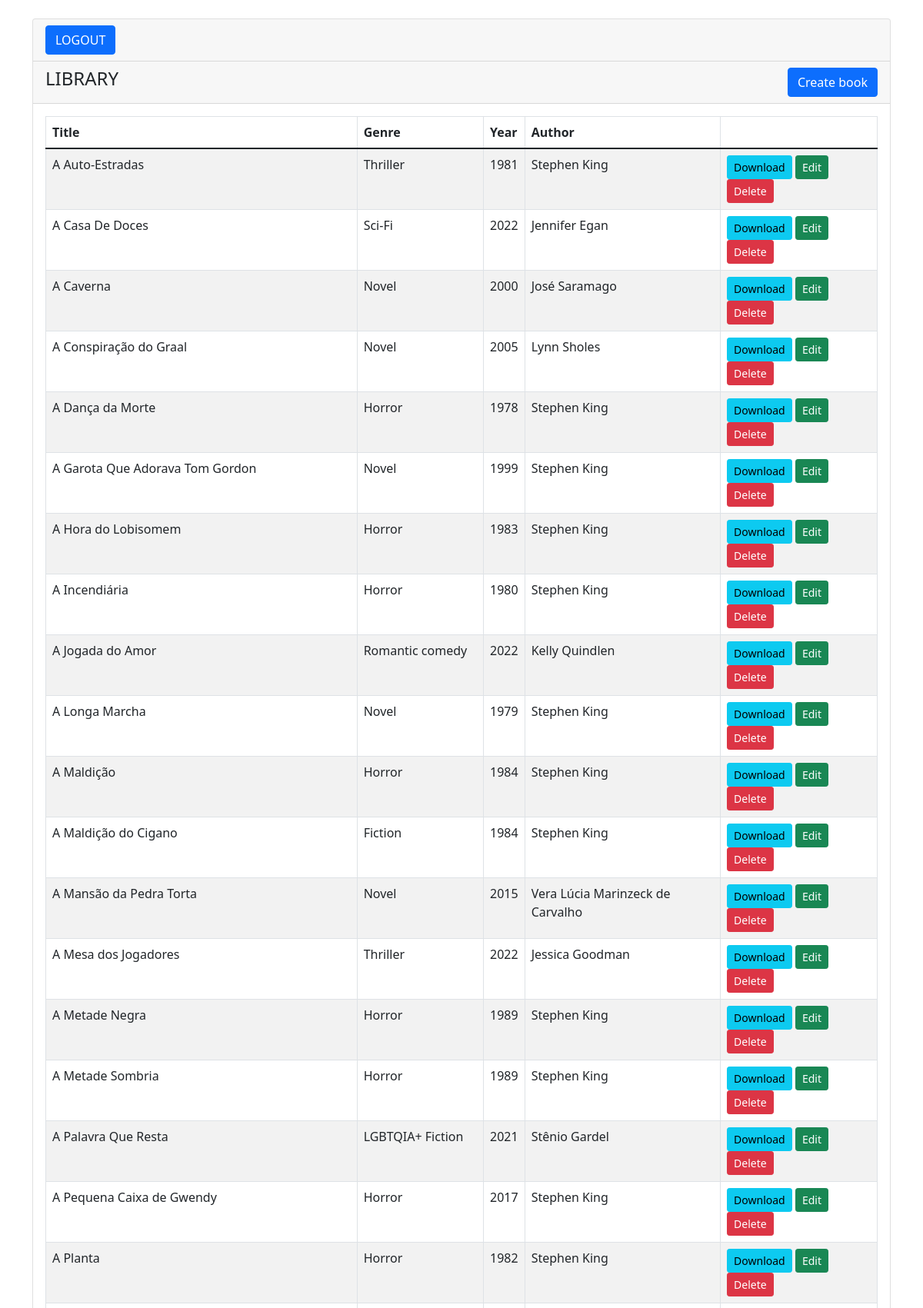
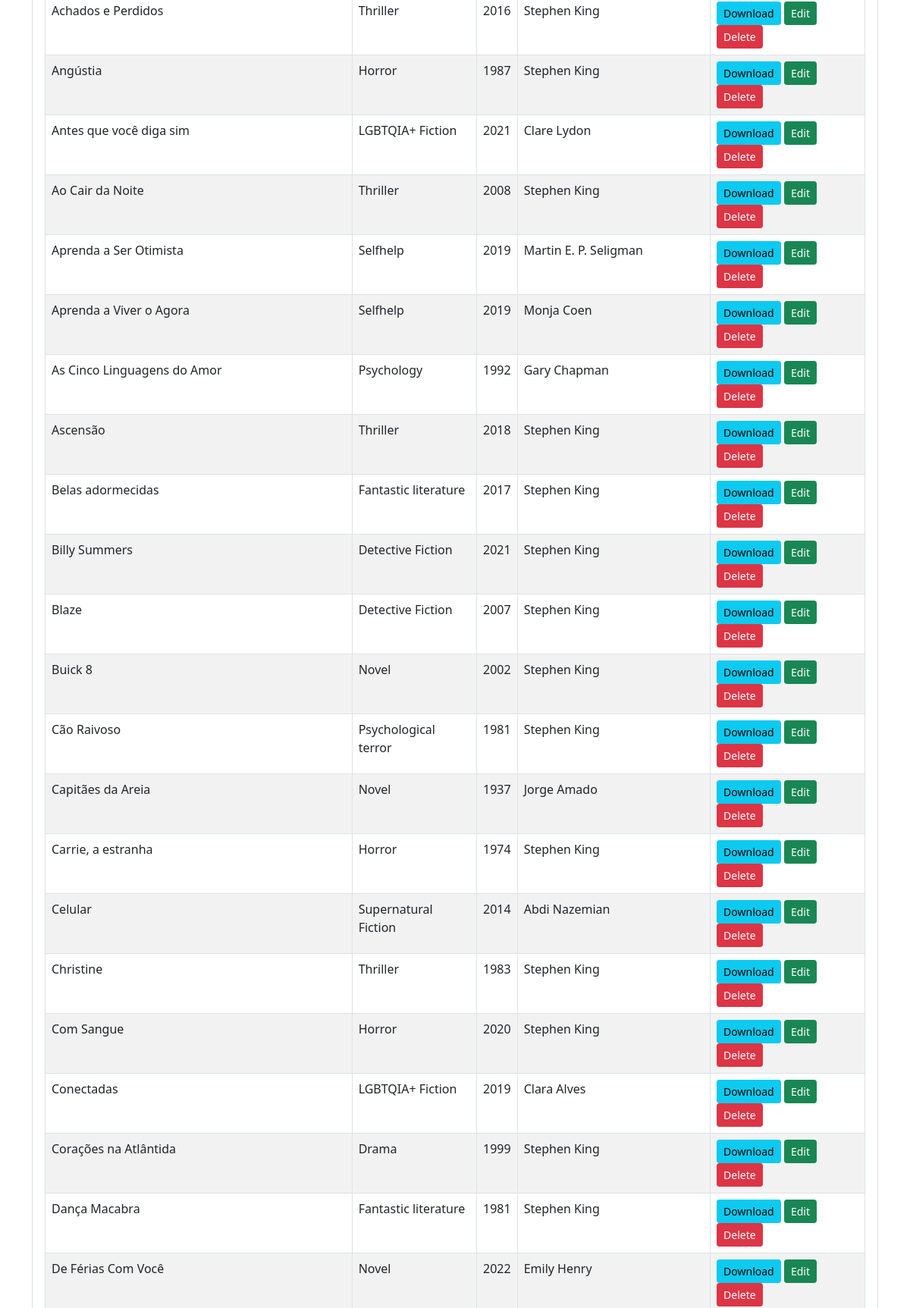
The app's page /restrita.php (signed in, upper part) with its own data (2 pictures, top to bottom).
### tables this page shows
CREATE TABLE `livro` (
  `Titulo` varchar(200) NOT NULL,
  `Genero` varchar(100) NOT NULL,
  `Ano` int(4) NOT NULL,
  `idLivro` int(11) NOT NULL,
  `idAutor` int(11) NOT NULL,
  `Pdf` varchar(200) NOT NULL
);

CREATE TABLE `autor` (
  `idAutor` int(11) NOT NULL,
  `Nome` varchar(200) NOT NULL
);

### src/MySQL.php (called while the page is built, shortened)
<?php
class MySQL{
	private $connection;
	public function __construct(){
		$this->connection = new \mysqli(HOST,USUARIO,SENHA,BANCO);
		$this->connection->set_charset("utf8");
	}
	public function consulta($sql){
		$result = $this->connection->query($sql);
		$data = array();
		while($item = mysqli_fetch_array($result)){
			$data[] = $item;
		}
		return $data;
		}
	}
?>

### src/Usuario.php (called while the page is built, shortened)
<?php
class Usuario implements ActiveRecord{
    private int $admin;
    public function setadmin(int $admin):void{
        $this->admin = $admin;
    }
    public function getadmin():int{
        return $this->admin;
    }
    public static function find($idUsuario):Usuario{
        $conexao = new MySQL();
        $sql = "SELECT * FROM usuario WHERE idUsuario = {$idUsuario}";
        $resultado = $conexao->consulta($sql);
        $u = new Usuario($resultado[0]['Email'],$resultado[0]['Senha']);
        $u->setIdUsuario($resultado[0]['idUsuario']);
        $u->setadmin($resultado[0]['admin']);
        return $u;
    }
}

### idioma_in.php (called while the page is built)
<?php
$texto['login'] = "User login";
$texto['emailins'] = "Institutional E-mail:";
$texto['senha'] = "Password:";
$texto['logar'] = "LOGIN";
$texto['primeiravez'] = "First time here?";
$texto['contaacesso'] = "Create your account to have a full access to this site.";
$texto['criarconta'] = "CREATE NEW ACCOUNT";
$texto['criar'] = "CREATE";
$texto['voltar'] = "BACK";
$texto['cancela'] = "CANCEL";
$texto['sair'] = "LOGOUT";
$texto['livros'] = "Books";
$texto['biblioteca'] = "LIBRARY";
$texto['criarAutor'] = "Create author";
$texto['criarLivro'] = "Create book";
$texto['titulo'] = "Title";
$texto['genero'] = "Genre";
$texto['ano'] = "Year";
$texto['autor'] = "Author";
$texto['editar'] = "Edit";
$texto['deletar'] = "Delete";
$texto['restritaSLivro'] = "There are no registered books";
$texto['registrar'] = "REGISTER BOOK";
$texto['registro'] = "SUBMIT";
$texto['editarl'] = "EDIT BOOK";
$texto['editarli'] = "Edit book";
$texto['dev'] = "Developers";
$texto[''] = "";
$texto[''] = "";

### restrita.php (the view, shortened to what this page needs)
<?php
if(isset($_SESSION['idioma'])){
    if($_SESSION['idioma']=='pt'){
        require 'idioma_pt.php';
    }else{
        require 'idioma_in.php';
    }
}else{
    require 'idioma_in.php';
}
$usuaria = Usuario::find($_SESSION['idUsuario']);
if($usuaria->getadmin()==1){
?>
<?php
    require 'dbcon.php';
?>
<!doctype html>
<html lang="pt-BR">
  <head>
    <link href="https://cdn.jsdelivr.net/npm/bootstrap@5.1.3/dist/css/bootstrap.min.css" rel="stylesheet">
</head>
<body>
    <div class="container mt-4">
        <div class="row">
            <div class="col-md-12">
                <div class="card">
                    <div class="card-header">
                            <a href="sair.php" class="btn btn-primary"><?=$texto['sair']?></a>
                    </div>
                    <div class="card-header">
                        <h4>
                            <?=$texto['biblioteca']?>
                            <a href="cadastrarlivro.php" class="btn btn-primary float-end"><?=$texto['criarLivro']?></a>
                        </h4>
                    </div>
                    <div class="card-body">
                        <table class="table table-bordered table-striped">
                            <thead>
                                <tr>
                                    <th><?=$texto['titulo']?></th>
                                    <th><?=$texto['genero']?></th>
                                    <th><?=$texto['ano']?></th>
                                    <th><?=$texto['autor']?></th>
                                    <th></th>
                                </tr>
                            </thead>
                            <tbody>
                                <?php
                                    $query = "SELECT l.idLivro, l.Titulo, l.Genero, l.Ano, a.Nome, l.Pdf FROM livro l, autor a WHERE l.idAutor=a.idAutor ORDER BY Titulo ASC";
                                    $query_run = mysqli_query($con, $query);
                                    if(mysqli_num_rows($query_run) > 0)
                                    {
                                        foreach($query_run as $livro)
                                        {
                                            ?>
                                            <tr>
                                                <td><?= $livro['Titulo']; ?></td>
                                                <td><?= $livro['Genero']; ?></td>
                                                <td><?= $livro['Ano']; ?></td>
                                                <td><?= $livro['Nome']; ?></td>
                                                <td>
                                                    <a href="<?=$livro['Pdf']; ?>" target='_blank' class="btn btn-info btn-sm">Download</a>
                                                    <a href="editarlivro.php?idLivro=<?= $livro['idLivro']; ?>" class="btn btn-success btn-sm"><?=$texto['editar']?></a>
                                                    <form action="code.php" method="POST" class="d-inline">
                                                        <button type="submit" name="excluirlivro" value="<?=$livro['idLivro'];?>" class="btn btn-danger btn-sm"><?=$texto['deletar']?></button>
                                                    </form>
                                                </td>
                                            </tr>
                                            <?php
                                        }
                                    }
                                    else
                                    {
                                        echo "<h5> {$texto['restritaSLivro']} </h5>";
                                    }
                                ?>
                            </tbody>
                        </table>
                    </div>
                </div>
            </div>
        </div>
    </div>
</body>
</html>
<?php
}

### records on screen
livro: Titulo "A Auto-Estradas", Genero "Thriller", Ano "1981", idAutor.Nome "Stephen King", $livro['idLivro'] 198 (drawn)
livro: Titulo "A Casa De Doces", Genero "Sci-Fi", Ano "2022", idAutor.Nome "Jennifer Egan", $livro['idLivro'] 199 (drawn)
livro: Titulo "A Caverna", Genero "Novel", Ano "2000", idAutor.Nome "José Saramago", $livro['idLivro'] 200 (drawn)
livro: Titulo "A Conspiração do Graal", Genero "Novel", Ano "2005", idAutor.Nome "Lynn Sholes", $livro['idLivro'] 202 (drawn)
livro: Titulo "A Dança da Morte", Genero "Horror", Ano "1978", idAutor.Nome "Stephen King", $livro['idLivro'] 201 (drawn)
livro: Titulo "A Garota Que Adorava Tom Gordon", Genero "Novel", Ano "1999", idAutor.Nome "Stephen King", $livro['idLivro'] 203 (drawn)
livro: Titulo "A Hora do Lobisomem", Genero "Horror", Ano "1983", idAutor.Nome "Stephen King", $livro['idLivro'] 204 (drawn)
livro: Titulo "A Incendiária", Genero "Horror", Ano "1980", idAutor.Nome "Stephen King", $livro['idLivro'] 205 (drawn)
livro: Titulo "A Jogada do Amor", Genero "Romantic comedy", Ano "2022", idAutor.Nome "Kelly Quindlen", $livro['idLivro'] 206 (drawn)
livro: Titulo "A Longa Marcha", Genero "Novel", Ano "1979", idAutor.Nome "Stephen King", $livro['idLivro'] 208 (drawn)
livro: Titulo "A Maldição", Genero "Horror", Ano "1984", idAutor.Nome "Stephen King", $livro['idLivro'] 207 (drawn)
livro: Titulo "A Maldição do Cigano", Genero "Fiction", Ano "1984", idAutor.Nome "Stephen King", $livro['idLivro'] 209 (drawn)
livro: Titulo "A Mansão da Pedra Torta", Genero "Novel", Ano "2015", idAutor.Nome "Vera Lúcia Marinzeck de Carvalho", $livro['idLivro'] 210 (drawn)
livro: Titulo "A Mesa dos Jogadores", Genero "Thriller", Ano "2022", idAutor.Nome "Jessica Goodman", $livro['idLivro'] 212 (drawn)
livro: Titulo "A Metade Negra", Genero "Horror", Ano "1989", idAutor.Nome "Stephen King", $livro['idLivro'] 211 (drawn)
livro: Titulo "A Metade Sombria", Genero "Horror", Ano "1989", idAutor.Nome "Stephen King", $livro['idLivro'] 213 (drawn)
livro: Titulo "A Palavra Que Resta", Genero "LGBTQIA+ Fiction", Ano "2021", idAutor.Nome "Stênio Gardel", $livro['idLivro'] 222 (drawn)
livro: Titulo "A Pequena Caixa de Gwendy", Genero "Horror", Ano "2017", idAutor.Nome "Stephen King", $livro['idLivro'] 214 (drawn)
livro: Titulo "A Planta", Genero "Horror", Ano "1982", idAutor.Nome "Stephen King", $livro['idLivro'] 215 (drawn)
livro: Titulo "Achados e Perdidos", Genero "Thriller", Ano "2016", idAutor.Nome "Stephen King", $livro['idLivro'] 216 (drawn)
livro: Titulo "Angústia", Genero "Horror", Ano "1987", idAutor.Nome "Stephen King", $livro['idLivro'] 217 (drawn)
livro: Titulo "Antes que você diga sim", Genero "LGBTQIA+ Fiction", Ano "2021", idAutor.Nome "Clare Lydon", $livro['idLivro'] 218 (drawn)
livro: Titulo "Ao Cair da Noite", Genero "Thriller", Ano "2008", idAutor.Nome "Stephen King", $livro['idLivro'] 219 (drawn)
livro: Titulo "Aprenda a Ser Otimista", Genero "Selfhelp", Ano "2019", idAutor.Nome "Martin E. P. Seligman", $livro['idLivro'] 225 (drawn)
livro: Titulo "Aprenda a Viver o Agora", Genero "Selfhelp", Ano "2019", idAutor.Nome "Monja Coen", $livro['idLivro'] 226 (drawn)
livro: Titulo "As Cinco Linguagens do Amor", Genero "Psychology", Ano "1992", idAutor.Nome "Gary Chapman", $livro['idLivro'] 228 (drawn)
livro: Titulo "Ascensão", Genero "Thriller", Ano "2018", idAutor.Nome "Stephen King", $livro['idLivro'] 227 (drawn)
livro: Titulo "Belas adormecidas", Genero "Fantastic literature", Ano "2017", idAutor.Nome "Stephen King", $livro['idLivro'] 229 (drawn)
livro: Titulo "Billy Summers", Genero "Detective Fiction", Ano "2021", idAutor.Nome "Stephen King", $livro['idLivro'] 230 (drawn)
livro: Titulo "Blaze", Genero "Detective Fiction", Ano "2007", idAutor.Nome "Stephen King", $livro['idLivro'] 231 (drawn)
livro: Titulo "Buick 8", Genero "Novel", Ano "2002", idAutor.Nome "Stephen King", $livro['idLivro'] 232 (drawn)
livro: Titulo "Cão Raivoso", Genero "Psychological terror", Ano "1981", idAutor.Nome "Stephen King", $livro['idLivro'] 233 (drawn)
livro: Titulo "Capitães da Areia", Genero "Novel", Ano "1937", idAutor.Nome "Jorge Amado", $livro['idLivro'] 223 (drawn)
livro: Titulo "Carrie, a estranha", Genero "Horror", Ano "1974", idAutor.Nome "Stephen King", $livro['idLivro'] 250 (drawn)
livro: Titulo "Celular", Genero "Supernatural Fiction", Ano "2014", idAutor.Nome "Abdi Nazemian", $livro['idLivro'] 251 (drawn)
livro: Titulo "Christine", Genero "Thriller", Ano "1983", idAutor.Nome "Stephen King", $livro['idLivro'] 252 (drawn)
livro: Titulo "Com Sangue", Genero "Horror", Ano "2020", idAutor.Nome "Stephen King", $livro['idLivro'] 253 (drawn)
livro: Titulo "Conectadas", Genero "LGBTQIA+ Fiction", Ano "2019", idAutor.Nome "Clara Alves", $livro['idLivro'] 254 (drawn)
livro: Titulo "Corações na Atlântida", Genero "Drama", Ano "1999", idAutor.Nome "Stephen King", $livro['idLivro'] 255 (drawn)
livro: Titulo "Dança Macabra", Genero "Fantastic literature", Ano "1981", idAutor.Nome "Stephen King", $livro['idLivro'] 256 (drawn)
livro: Titulo "De Férias Com Você", Genero "Novel", Ano "2022", idAutor.Nome "Emily Henry", $livro['idLivro'] 257 (drawn)

### other values on screen
$texto['sair'] "LOGOUT"
$texto['biblioteca'] "LIBRARY"
$texto['criarLivro'] "Create book"
$texto['titulo'] "Title"
$texto['genero'] "Genre"
$texto['ano'] "Year"
$texto['autor'] "Author"
